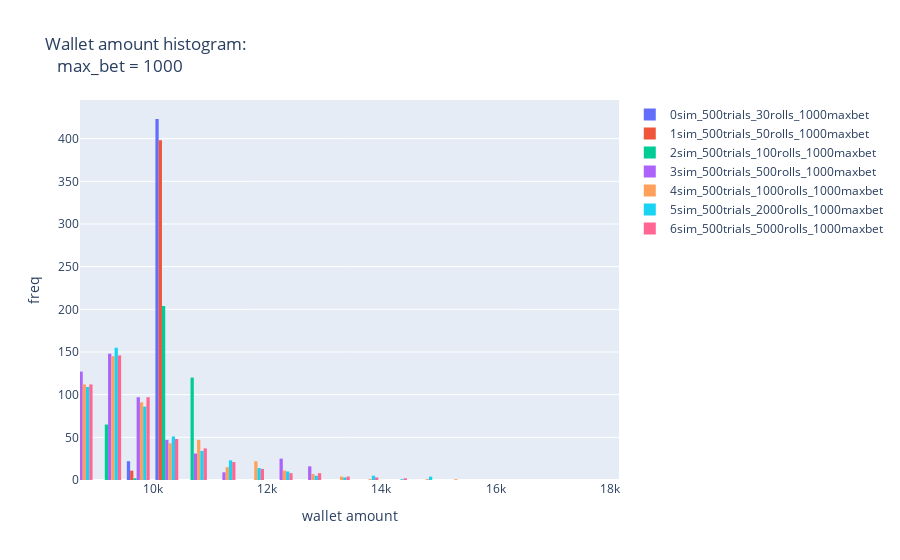

The notebook cell saved with this chart:
### Code cell
max_bet = max_bet_list[1]
wallet_hist_fig = go.Figure()

one_max_bet_df = simulations_df.loc[simulations_df["max_bet"] == max_bet].copy()
last_status_df = one_max_bet_df.groupby(["simulation", "trial"]).nth(-1)
last_status_df.reset_index(inplace=True)
_min, _max = last_status_df["wallet"].agg(["min", "max"])

for sim_name in last_status_df['simulation'].unique().tolist():
    single_sim_last_status_df = last_status_df.loc[last_status_df["simulation"] == sim_name].copy()
    wallet_hist_fig.add_trace(
        go.Histogram(
            name = sim_name,
            x = single_sim_last_status_df["wallet"],
            xbins=dict(
                size=500
            )
        )
    )
wallet_hist_fig.update_layout(
    title_text = f"Wallet amount histogram: <br>   max_bet = {max_bet}",
    xaxis_title = "wallet amount",
    yaxis_title = "freq",
    xaxis_range = [_min, _max]
)

wallet_hist_fig.show()

### Figure 1 — Plotly figure (JSON) as saved in the notebook; plotly's stock layout.template omitted (floating-point values rounded to 4 significant figures; data arrays with more than 128 entries replaced by an {"elided": "..."} marker saying what was removed)
{"data": [{"name": "0sim_500trials_30rolls_1000maxbet", "type": "histogram", "x": {"elided": "500 int values"}, "xbins": {"size": 500}}, {"name": "1sim_500trials_50rolls_1000maxbet", "type": "histogram", "x": {"elided": "500 int values"}, "xbins": {"size": 500}}, {"name": "2sim_500trials_100rolls_1000maxbet", "type": "histogram", "x": {"elided": "500 int values"}, "xbins": {"size": 500}}, {"name": "3sim_500trials_500rolls_1000maxbet", "type": "histogram", "x": {"elided": "500 int values"}, "xbins": {"size": 500}}, {"name": "4sim_500trials_1000rolls_1000maxbet", "type": "histogram", "x": {"elided": "500 int values"}, "xbins": {"size": 500}}, {"name": "5sim_500trials_2000rolls_1000maxbet", "type": "histogram", "x": {"elided": "500 int values"}, "xbins": {"size": 500}}, {"name": "6sim_500trials_5000rolls_1000maxbet", "type": "histogram", "x": {"elided": "500 int values"}, "xbins": {"size": 500}}], "layout": {"title": {"text": "Wallet amount histogram: <br>   max_bet = 1000"}, "xaxis": {"range": [8730, 18160], "title": {"text": "wallet amount"}}, "yaxis": {"title": {"text": "freq"}}}}
